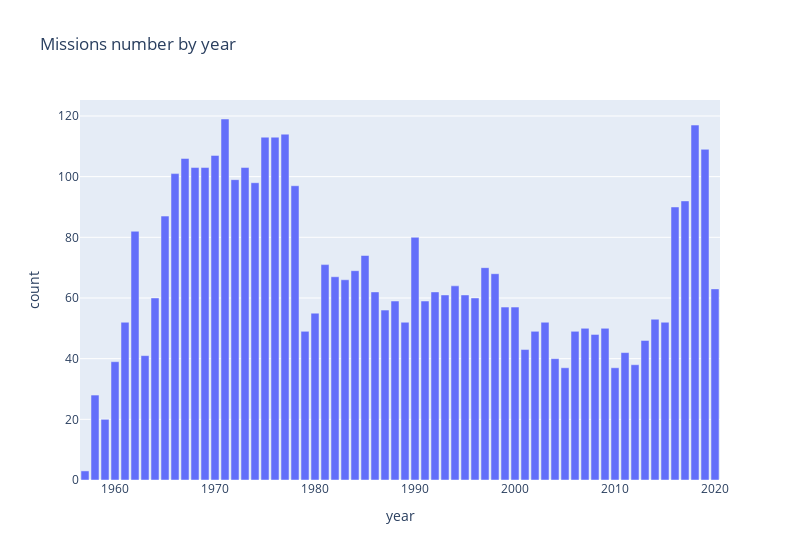

Notebook code for this chart:
### Markdown cell above
How many launches were every year?

### Code cell
ds = df['year'].value_counts().reset_index()

ds.columns = [
    'year', 
    'count'
]
# Bar chart for number of missions by year 
fig = px.bar(
    ds, 
    x='year', 
    y="count", 
    orientation='v', 
    title='Missions number by year', 
    width=800
)

fig.show()

### Figure 1 — Plotly figure (JSON) as saved in the notebook; plotly's stock layout.template omitted (floating-point values rounded to 4 significant figures)
{"data": [{"alignmentgroup": "True", "hovertemplate": "year=%{x}<br>count=%{y}<extra></extra>", "legendgroup": "", "marker": {"color": "#636efa"}, "name": "", "offsetgroup": "", "orientation": "v", "showlegend": false, "textposition": "auto", "type": "bar", "x": [1971, 2018, 1977, 1976, 1975, 2019, 1970, 1967, 1968, 1973, 1969, 1966, 1972, 1974, 1978, 2017, 2016, 1965, 1962, 1990, 1985, 1981, 1997, 1984, 1998, 1982, 1983, 1994, 2020, 1986, 1992, 1993, 1995, 1964, 1996, 1991, 1988, 1999, 2000, 1987, 1980, 2014, 1989, 1961, 2015, 2003, 2007, 2009, 2006, 2002, 1979, 2008, 2013, 2001, 2011, 1963, 2004, 1960, 2012, 2010, 2005, 1958, 1959, 1957], "xaxis": "x", "y": [119, 117, 114, 113, 113, 109, 107, 106, 103, 103, 103, 101, 99, 98, 97, 92, 90, 87, 82, 80, 74, 71, 70, 69, 68, 67, 66, 64, 63, 62, 62, 61, 61, 60, 60, 59, 59, 57, 57, 56, 55, 53, 52, 52, 52, 52, 50, 50, 49, 49, 49, 48, 46, 43, 42, 41, 40, 39, 38, 37, 37, 28, 20, 3], "yaxis": "y"}], "layout": {"barmode": "relative", "legend": {"tracegroupgap": 0}, "title": {"text": "Missions number by year"}, "width": 800, "xaxis": {"anchor": "y", "domain": [0, 1], "title": {"text": "year"}}, "yaxis": {"anchor": "x", "domain": [0, 1], "title": {"text": "count"}}}}
